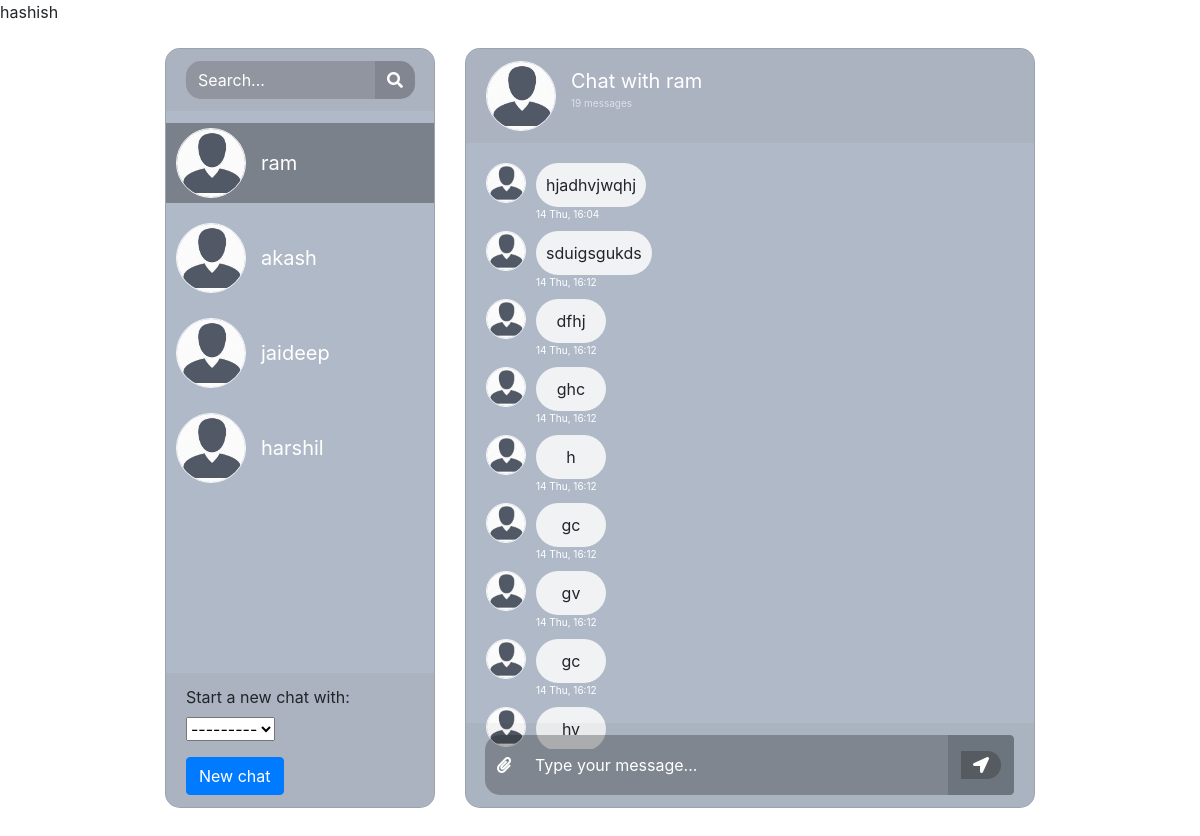
Page /chat/message/ (signed in) on the committed database.
### members/models.py (models this page shows)
class CustomUser(AbstractUser):
    user_type = models.CharField(max_length=20, choices=USER_TYPES, default='student' ,null=True)
    roll_no = models.IntegerField("roll no.",null=True)
    phone_no = PhoneNumberField("Phone No.",null=True)
    def __str__(self):
        return self.username

### chat/models.py (models this page shows)
class Thread(models.Model):
    first_person = models.ForeignKey(User, on_delete=models.CASCADE, null=True, blank=True, related_name='thread_first_person')
    second_person = models.ForeignKey(User, on_delete=models.CASCADE, null=True, blank=True,
                                     related_name='thread_second_person')
    updated = models.DateTimeField(auto_now=True)
    timestamp = models.DateTimeField(auto_now_add=True)
    objects = ThreadManager()
    class Meta:
        unique_together = ['first_person', 'second_person']

class ChatMessage(models.Model):
    thread = models.ForeignKey(Thread, null=True, blank=True, on_delete=models.CASCADE, related_name='chatmessage_thread')
    user = models.ForeignKey(User, on_delete=models.CASCADE)
    message = models.TextField()
    timestamp = models.DateTimeField(auto_now_add=True)

### chat/views.py (the view)
# urls.py: path('message/', views.messages_page,name='messages_page'),
@login_required
def messages_page(request):
    users = CustomUser.objects.exclude(pk=request.user.id).exclude(
        thread_first_person__second_person=request.user
    ).exclude(
        thread_second_person__first_person=request.user
    )
    threads = Thread.objects.by_user(user=request.user).prefetch_related('chatmessage_thread').order_by('timestamp')
    if request.method == 'POST':
        form = CreateThreadForm(request.POST, user=request.user)
        if form.is_valid():
            second_person = form.cleaned_data['second_person']
            new_thread = Thread.objects.create(first_person=request.user, second_person=second_person)
            return redirect('chat:messages_page')
    else:
        form = CreateThreadForm(user=request.user)
    context = {
        'Threads': threads,
        'users': users,
        'form': form,
    }
    return render(request, 'messages.html', context)

### chat/forms.py
class CreateThreadForm(forms.Form):
    def __init__(self, *args, **kwargs):
        user = kwargs.pop('user', None)
        super(CreateThreadForm, self).__init__(*args, **kwargs)
        if user:
            users = CustomUser.objects.exclude(id=user.id)
            connected_users = CustomUser.objects.filter(
                Q(thread_first_person__second_person=user) |
                Q(thread_second_person__first_person=user)
            )
            self.fields['second_person'].queryset = users.exclude(id__in=connected_users)
    second_person = forms.ModelChoiceField(
        queryset=CustomUser.objects.none(),  # We set an empty initial queryset
        label="Start a new chat with"
    )

### chat/models.py (called while the page is built)
    def by_user(self, **kwargs):
        user = kwargs.get('user')
        lookup = Q(first_person=user) | Q(second_person=user)
        qs = self.get_queryset().filter(lookup).distinct()
        return qs

### chat/templates/messages.html (shortened to what this page needs)
{% load static %}
<!DOCTYPE html>
<html>
	<head>
		<link rel="stylesheet" href="https://stackpath.bootstrapcdn.com/bootstrap/4.1.3/css/bootstrap.min.css">
		<link rel="stylesheet" href="https://use.fontawesome.com/releases/v5.5.0/css/all.css">
		<link rel="stylesheet" type="text/css" href="https://cdnjs.cloudflare.com/ajax/libs/malihu-custom-scrollbar-plugin/3.1.5/jquery.mCustomScrollbar.min.css">
        <link href="https://cdnjs.cloudflare.com/ajax/libs/select2/4.0.13/css/select2.min.css" rel="stylesheet" />
    </head>
	<body>
    {% if user.is_authenticated %}
    {{user}}
    {% endif %}
		<div class="container-fluid h-100">
			<div class="row justify-content-center h-100 ">
				<div class="col-md-4 col-xl-3 chat h-100 mt-4">
                    <div class="card mb-sm-3 mb-md-0 contacts_card">
					<div class="card-header">
						<div class="input-group">
							<input type="text" placeholder="Search..." name="" class="form-control search">
							<div class="input-group-prepend">
								<span class="input-group-text search_btn"><i class="fas fa-search"></i></span>
							</div>
						</div>
					</div>
					<div class="card-body contacts_body">
						<ui class="contacts">
                            {% for thread in Threads %}
                                <li class="{% if forloop.first %}active{% endif %} contact-li" chat-id="chat_{{ thread.id }}" style="cursor: pointer">
                                    <div class="d-flex bd-highlight">
                                        <div class="img_cont">
                                            <img src="/static/chat_img.jpeg" class="rounded-circle user_img">
                                        </div>
                                        <div class="user_info">
                                            {% if thread.first_person == user %}
                                                <span>{{ thread.second_person.username }}</span>
                                            {% else %}
                                                <span>{{ thread.first_person.username }}</span>
                                            {% endif %}
                                        </div>
                                    </div>
                                </li>
                            {% endfor %}
						</ui>
					</div>
<div class="card-footer">
    <form method="post" id="createThreadForm">
        {{ form.as_p }}
        <button type="submit" class="btn btn-primary">New chat</button>
    </form>
</div>
				</div></div>
				<div class="col-md-8 col-xl-6 chat h-100 mt-4">
					<div class="card">
                        {% for thread in Threads %}
                            <div class="messages-wrapper  {% if forloop.first %}hide is_active{% else %}hide{% endif %}" chat-id="chat_{{ thread.id }}" other-user-id="
                                        {% if thread.first_person == user %}
                                            {{ thread.second_person.id }}
                                        {% else %}
                                            {{ thread.first_person.id }}
                                        {% endif %}
                                    ">
                                <div class="card-header msg_head">
                                    <div class="d-flex bd-highlight">
                                        <div class="img_cont">
                                            <img src="/static/chat_img.jpeg" class="rounded-circle user_img">
                                        </div>
                                        <div class="user_info">
                                            {% if thread.first_person == user %}
                                                    <span>Chat with {{ thread.second_person.username }}</span>
                                            {% else %}
                                                <span>Chat with {{ thread.first_person.username }}</span>
                                            {% endif %}
                                            <p>{{ thread.chatmessage_thread.all.count }} messages</p>
                                        </div>
                                    </div>
                                </div>
                                <div class="card-body msg_card_body">
                                    {% for chat in thread.chatmessage_thread.all %}
                                        {% if chat.user == user %}
                                            <div class="d-flex mb-4 replied">
                                                <div class="msg_cotainer_send">
                                                    {{ chat.message }}
                                                    <span class="msg_time_send">{{ chat.timestamp|date:"d D" }}, {{ chat.timestamp|time:"H:i" }}</span>
                                                </div>
                                            <div class="img_cont_msg">
                                                <img src="/static/chat_img.jpeg" class="rounded-circle user_img_msg">
                                            </div>
                                        </div>
                                        {% else %}
                                            <div class="d-flex mb-4 received">
                                            <div class="img_cont_msg">
                                                <img src="/static/chat_img.jpeg" class="rounded-circle user_img_msg">
                                            </div>
                                            <div class="msg_cotainer">
                                                {{ chat.message }}
                                                <span class="msg_time">{{ chat.timestamp|date:"d D" }}, {{ chat.timestamp|time:"H:i" }}</span>
                                            </div>
                                        </div>
                                        {% endif %}
                                    {% endfor %}
                                </div>
					        </div>
                        {% endfor %}
                        <div class="card-footer">
                                <form id="send-message-form">
                                    <div class="input-group">
                                        <div class="input-group-append">
                                            <span class="input-group-text attach_btn"><i class="fas fa-paperclip"></i></span>
                                        </div>
                                        <input type="text" name="" id="input-message" class="form-control type_msg" placeholder="Type your message...">
                                        <div class="input-group-append">
                                            <button class="btn btn-secondary" type="submit">
                                                <span class="input-group-text send_btn">
                                                    <i class="fas fa-location-arrow"></i>
                                                </span>
                                            </button>
                                        </div>
                                </div>
                                </form>
                            </div>
                    </div>
				</div>
			</div>
		</div>
	</body>
</html>

### chat/templates/messages.html (style rules this page uses)
body, html { height: 100%; margin: 0; }
.chat { margin-top: auto; margin-bottom: auto; }
.card { height: 95%; border-radius: 15px !important; background-color: rgba(59, 80, 115, 0.4) !important; }
.contacts_body { padding: 0.75rem 0 !important; overflow-y: auto; white-space: nowrap; }
.msg_card_body { overflow-y: auto; max-height: 80%; padding-bottom: 20px; }
.card-header { border-radius: 15px 15px 0 0 !important; border-bottom: 0 !important; }
.card-footer { border-radius: 0 0 15px 15px !important; border-top: 0 !important; bottom: 0; position: absolute; width: 100%; }
.search { border-radius: 15px 0 0 15px !important; background-color: rgba(83, 80, 80, 0.3) !important; border: 0 !important; color: rgb(249, 247, 247) !important; }
.type_msg::placeholder { color: white; }
.search::placeholder { color: white; }
.type_msg { background-color: rgba(32, 32, 32, 0.3) !important; border: 0 !important; color: white !important; height: 60px !important; overflow-y: auto; }
.attach_btn { border-radius: 15px 0 0 15px !important; background-color: rgba(32, 32, 32, 0.3) !important; border: 0 !important; color: white !important; cursor: pointer; }
.send_btn { border-radius: 0 15px 15px 0 !important; background-color: rgba(32, 32, 32, 0.3) !important; border: 0 !important; color: white !important; cursor: pointer; }
.search_btn { border-radius: 0 15px 15px 0 !important; background-color: rgba(32, 32, 32, 0.3) !important; border: 0 !important; color: white !important; cursor: pointer; }
.contacts { list-style: none; padding: 0; }
.contacts li { width: 100% !important; padding: 5px 10px; margin-bottom: 15px !important; }
.active { background-color: rgba(0, 0, 0, 0.3); }
.user_img { height: 70px; width: 70px; border: 1.5px solid #f5f6fa; }
.user_img_msg { height: 40px; width: 40px; border: 1.5px solid #f5f6fa; }
.img_cont { position: relative; height: 70px; width: 70px; }
.img_cont_msg { height: 40px; width: 40px; }
.user_info { margin-top: auto; margin-bottom: auto; margin-left: 15px; }
.user_info span { font-size: 20px; color: white; }
.user_info p { font-size: 10px; color: rgba(255, 255, 255, 0.6); }
.msg_cotainer { margin-top: auto; margin-bottom: auto; margin-left: 10px; border-radius: 25px; background-color: #f0f2f3; padding: 10px; position: relative; min-width: 70px; text-align: center; }
.msg_time { position: absolute; left: 0; bottom: -15px; color: rgb(255, 255, 255); font-size: 10px; }
.msg_head { position: relative; }
.received { justify-content: flex-start; }
.is_active { display: block !important; }
.hide { display: none; }
.msg_card_body { -ms-overflow-style: none; scrollbar-width: none; }
.messages-wrapper { height: 100%; }

### rows in the picture
CustomUser: username "hashish"
Thread: first_person.username "ram", chatmessage_thread.all.count "19"
Thread: second_person.username "akash"
Thread: first_person.username "jaideep"
Thread: first_person.username "harshil"
ChatMessage: message "hjadhvjwqhj", timestamp "14 Thu", timestamp "16:04"
ChatMessage: message "sduigsgukds", timestamp "14 Thu", timestamp "16:12"
ChatMessage: message "dfhj", timestamp "14 Thu", timestamp "16:12"
ChatMessage: message "ghc", timestamp "14 Thu", timestamp "16:12"
ChatMessage: message "h", timestamp "14 Thu", timestamp "16:12"
ChatMessage: message "gc", timestamp "14 Thu", timestamp "16:12"
ChatMessage: message "gv", timestamp "14 Thu", timestamp "16:12"
ChatMessage: message "gc", timestamp "14 Thu", timestamp "16:12"
ChatMessage: message "hv"
